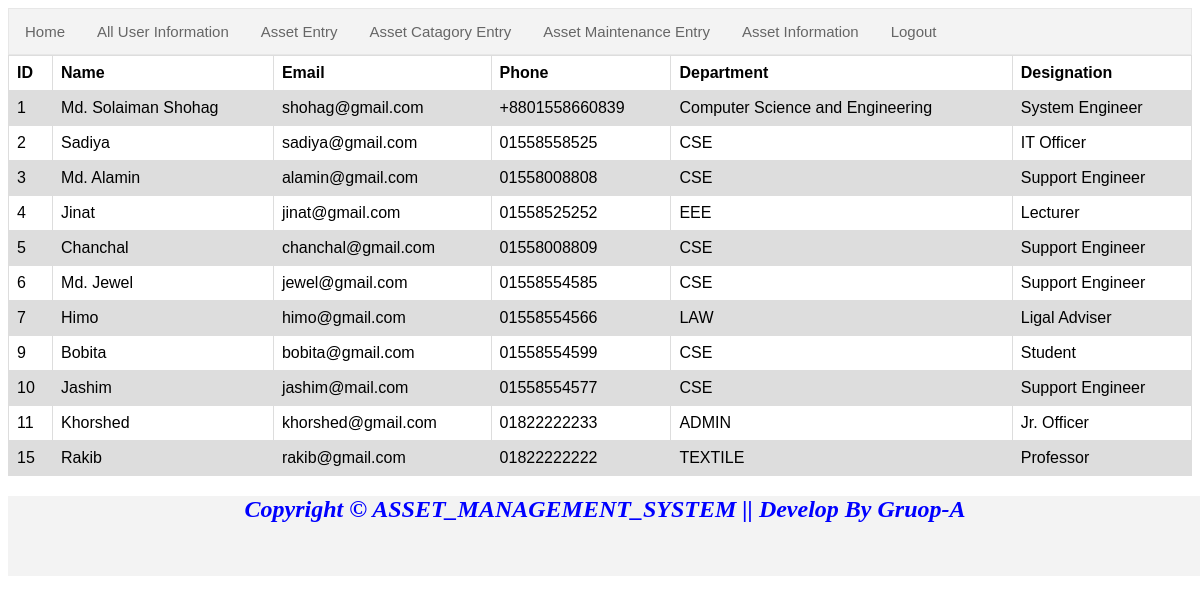
The page /show.php (signed in) on the database its author committed.
### tables this page shows
CREATE TABLE `user_info` (
  `u_id` int(20) NOT NULL,
  `U_Name` varchar(40) NOT NULL,
  `U_mail` varchar(40) NOT NULL,
  `u_pass` varchar(40) NOT NULL,
  `cell_no` varchar(14) NOT NULL,
  `Dept` varchar(40) NOT NULL,
  `Post` varchar(40) NOT NULL,
  `room` varchar(40) NOT NULL,
  `privilege` int(2) NOT NULL
);

### show.php (the view, shortened to what this page needs)
<!DOCTYPE html>
<html>
<head>
	<link rel="stylesheet" href="css/style.css">
</head>
<body>
<?php include('menu_bar.php'); ?>
<?php
require('db_config.php');
$sql = "SELECT u_id, u_name, u_mail, cell_no, dept, post FROM user_info order by u_id";
$result = $link->query($sql);
if ($result->num_rows > 0) {
    echo "<table><tr><th>ID</th><th>Name</th><th>Email</th><th>Phone</th><th>Department</th><th>Designation</th></tr>";
    while($row = $result->fetch_assoc()) {
        echo "<tr><td>" . $row["u_id"]. "</td><td>" . $row["u_name"]. " </td><td>" . $row["u_mail"]. " </td><td>" . $row["cell_no"]. " </td><td>" . $row["dept"]. " </td><td>" . $row["post"]. "</td></tr>";
    }
    echo "</table>";
} else {
    echo "0 results";
}
?>
<?php include('footer.php'); ?>
</body>
</html>

### menu_bar.php
<ul>
  <li><a class="active" href="index.php">Home</a></li>
  <li><a href="show.php">All User Information</a></li>
  <li><a href="asset_insert.php">Asset Entry</a></li>
  <li><a href="asset_catagory.php">Asset Catagory Entry</a></li>
  <li><a href="maintenance.php">Asset Maintenance Entry</a></li>
  <li><a href="asset_information.php">Asset Information</a></li>
  <li><a href="logout.php">Logout</a></li>
</ul>

### footer.php
<footer class="">
		<b><h2>Copyright &copy; ASSET_MANAGEMENT_SYSTEM || Develop By Gruop-A</h2></b>
</footer>

### css/style.css (style rules this page uses)
ul { list-style-type: none; margin: 0; padding: 0; overflow: hidden; border: 1px solid #e7e7e7; background-color: #f3f3f3; }
li { float: left; }
li a { display: block; color: #666; text-align: center; padding: 14px 16px; text-decoration: none; font-size: 15px; font-family: sans-serif; }
li a.active { background-color: #f3f3f3; }
table { font-family: arial, sans-serif; border-collapse: collapse; width: 100%; }
td, th { border: 1px solid #dddddd; text-align: left; padding: 8px; }
tr:nth-child(even) { background-color: #dddddd; }
b { color:blue; text-align:center; }
footer { background-color: #f3f3f3 !important; width: 100%; height: 80px; padding: 0px 5px 0; font-style:italic; }

### show.php (style rules this page uses)
table, th, td { border: 1px solid black; }

### rows shown on the page
user_info: u_id "1", U_Name "Md. Solaiman Shohag", U_mail "shohag@gmail.com", cell_no "+8801558660839", Dept "Computer Science and Engineering", Post "System Engineer"
user_info: u_id "2", U_Name "Sadiya", U_mail "sadiya@gmail.com", cell_no "01558558525", Dept "CSE", Post "IT Officer"
user_info: u_id "3", U_Name "Md. Alamin", U_mail "alamin@gmail.com", cell_no "01558008808", Dept "CSE", Post "Support Engineer"
user_info: u_id "4", U_Name "Jinat", U_mail "jinat@gmail.com", cell_no "01558525252", Dept "EEE", Post "Lecturer"
user_info: u_id "5", U_Name "Chanchal", U_mail "chanchal@gmail.com", cell_no "01558008809", Dept "CSE", Post "Support Engineer"
user_info: u_id "6", U_Name "Md. Jewel", U_mail "jewel@gmail.com", cell_no "01558554585", Dept "CSE", Post "Support Engineer"
user_info: u_id "7", U_Name "Himo", U_mail "himo@gmail.com", cell_no "01558554566", Dept "LAW", Post "Ligal Adviser"
user_info: u_id "9", U_Name "Bobita", U_mail "bobita@gmail.com", cell_no "01558554599", Dept "CSE", Post "Student"
user_info: u_id "10", U_Name "Jashim", U_mail "jashim@mail.com", cell_no "01558554577", Dept "CSE", Post "Support Engineer"
user_info: u_id "11", U_Name "Khorshed", U_mail "khorshed@gmail.com", cell_no "01822222233", Dept "ADMIN", Post "Jr. Officer"
user_info: u_id "15", U_Name "Rakib", U_mail "rakib@gmail.com", cell_no "01822222222", Dept "TEXTILE", Post "Professor"
